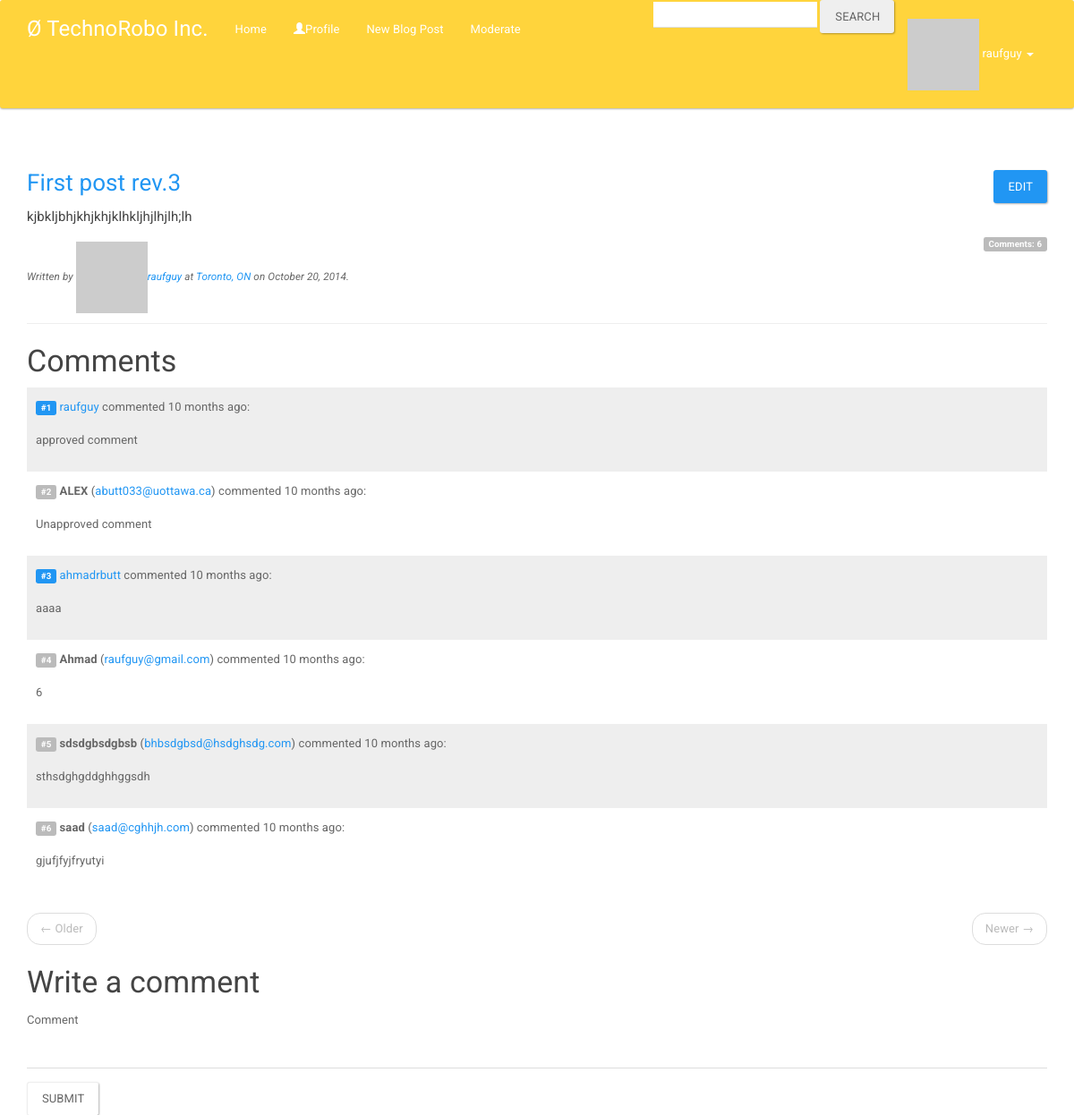
The app's page /blogpost/1 (signed in), older data.
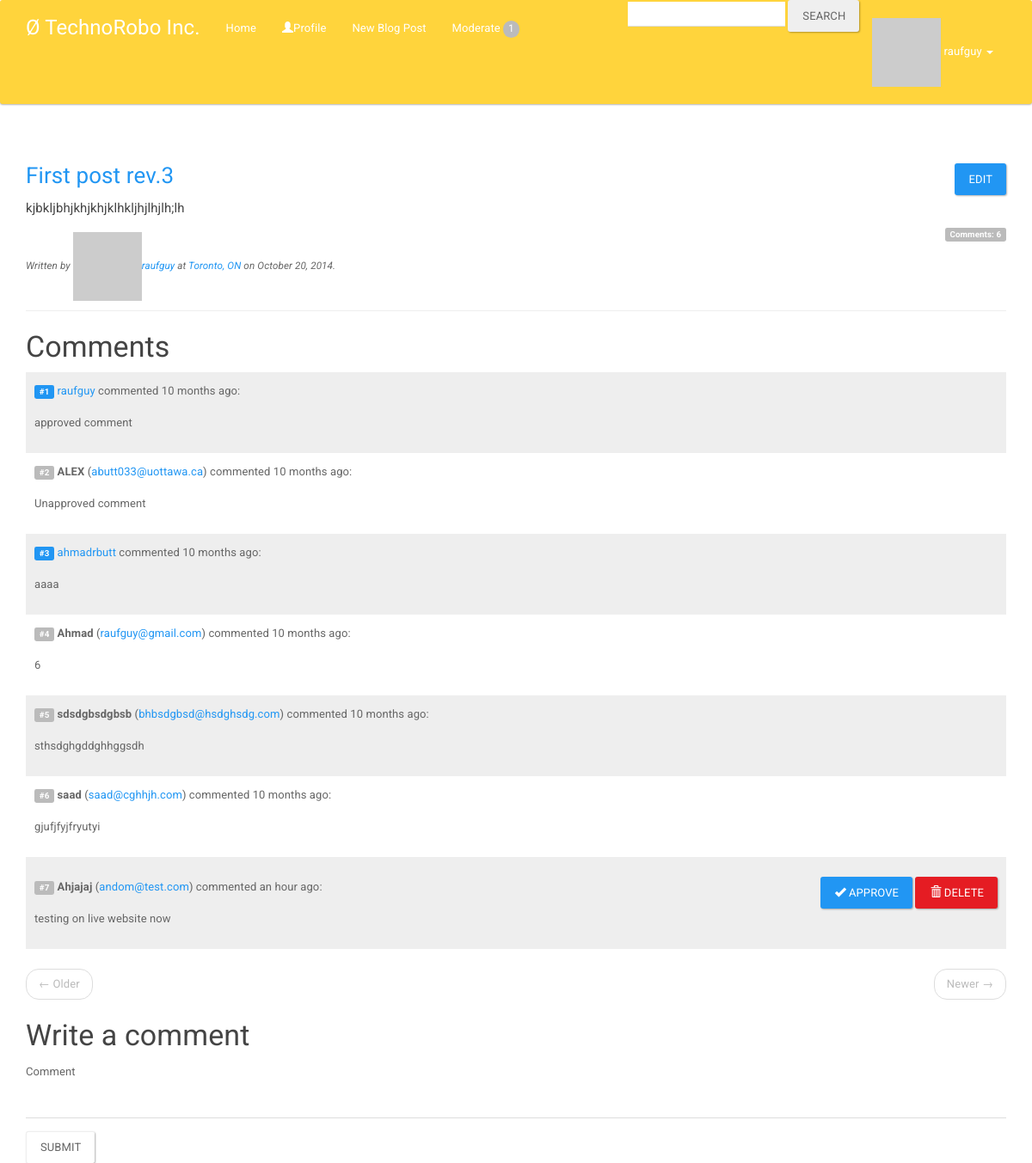
The same page, newer data.
### blogapp/models.py (models this page shows, shortened)
class Comment(db.Model):
    __tablename__ = 'comments'
    id = db.Column(db.Integer, primary_key=True)
    body = db.Column(db.Text)
    body_html = db.Column(db.Text)
    timestamp = db.Column(db.DateTime, index=True, default=datetime.utcnow)
    author_id = db.Column(db.Integer, db.ForeignKey('users.id'))
    author_name = db.Column(db.String(64))
    author_email = db.Column(db.String(64))
    notify = db.Column(db.Boolean, default=True)
    approved = db.Column(db.Boolean, default=False)
    blogpost_id = db.Column(db.Integer, db.ForeignKey('blogposts.id'))

class User(UserMixin, db.Model):
    __tablename__ = 'users'
    id = db.Column(db.Integer, primary_key=True)
    email = db.Column(db.String(64),
                      nullable=False, unique=True, index=True)
    username = db.Column(db.String(64),
                         nullable=False, unique=True, index=True)
    is_admin = db.Column(db.Boolean)
    password_hash = db.Column(db.String(128))
    name = db.Column(db.String(64))
    location = db.Column(db.String(64))
    bio = db.Column(db.Text())
    member_since = db.Column(db.DateTime(), default=datetime.utcnow)
    last_seen = db.Column(db.DateTime)
    avatar_hash = db.Column(db.String(32))
    blogpost = db.relationship('BlogPost', lazy='dynamic', backref='author')
    comments = db.relationship('Comment', lazy='dynamic', backref='author')
    followed = db.relationship('User',
                               secondary=followers,
                               primaryjoin=(followers.c.follower_id == id),
                               secondaryjoin=(followers.c.followed_id == id),
                               backref=db.backref('followers', lazy='dynamic'),
                               lazy='dynamic')
    '''
    comment for ^^^^^^^^^^^^^^^^^^^^^^^^^^^^^^^^^^^^^^^^^^^^^^^^^^^^^^^^^
    'User' is the right side entity that is in this relationship (the left side entity is the parent class). Since we are defining a self-referential relationship we use the same class on both sides.
    secondary indicates the association table that is used for this relationship.
    primaryjoin indicates the condition that links the left side entity (the follower user) with the association table. Note that because the followers table is not a model there is a slightly odd syntax required to get to the field name.
    secondaryjoin indicates the condition that links the right side entity (the followed user) with the association table.
    backref defines how this relationship will be accessed from the right side entity. We said that for a given user the query named followed returns all the right side users that have the target user on the left side. The back reference will be called followers and will return all the left side users that are linked to the target user in the right side. The additional lazy argument indicates the execution mode for this query. A mode of dynamic sets up the query to not run until specifically requested. This is useful for performance reasons, and also because we will be able to take this query and modify it before it executes. More about this later.
    lazy is similar to the parameter of the same name in the backref, but this one applies to the regular query instead of the back reference.
    '''
    @property
    def password(self):
        raise AttributeError('password is not a readable attribute')
    def gravatar(self, size=100, default='identicon', rating='g'):
        if request.is_secure:
            url = 'https://secure.gravatar.com/avatar'
        else:
            url = 'http://www.gravatar.com/avatar'
        hash = self.avatar_hash or \
               hashlib.md5(self.email.encode('utf-8')).hexdigest()
        return '{url}/{hash}?s={size}&d={default}&r={rating}'.format(
            url=url, hash=hash, size=size, default=default, rating=rating)
    def for_moderation(self, admin=False):
        if admin and self.is_admin:
            return Comment.for_moderation()
        return Comment.query.join(BlogPost, Comment.blogpost_id == BlogPost.id).\
            filter(BlogPost.author == self).filter(Comment.approved == False)
    def get_api_token(self, expires_in=3600):
        s = Serializer(current_app.config['SECRET_KEY'], expires_in=expires_in)
        return s.dumps({'id': self.id}).decode('utf-8')

### blogapp/blog/routes.py (the view, shortened to what this page needs)
@blog.route('/blogpost/<int:id>', methods=['GET', 'POST'])
def getblogpost(id):
    blogpost = BlogPost.query.get_or_404(id)
    comment = None
    if current_user.is_authenticated():
        form = PresenterCommentForm()
        if form.validate_on_submit():
            comment = Comment(body=form.body.data,
                              blogpost=blogpost,
                              author=current_user,
                              notify=False, approved=True)
    if blogpost.author == current_user or \
            (current_user.is_authenticated() and current_user.is_admin):
        comments_query = blogpost.comments
    else:
        comments_query = blogpost.approved_comments()
    page = request.args.get('page', 1, type=int)
    pagination = comments_query.order_by(Comment.timestamp.asc()).paginate(
        page, per_page=current_app.config['COMMENTS_PER_PAGE'],
        error_out=False)
    comments = pagination.items
    headers = {}
    if current_user.is_authenticated():
        headers['X-XSS-Protection'] = '0'
    return render_template('blog/blogpost.html', ablogpost=blogpost, form=form,
                           comments=comments, pagination=pagination),\
           200, headers

### blogapp/blog/forms.py
class SearchForm(Form):
    search = StringField('search', validators=[Required()])

class PresenterCommentForm(Form):
    body = PageDownField('Comment', validators=[Required()])
    submit = SubmitField('Submit')

### blogapp/blog/routes.py (called while the page is built)
@blog.before_request
def before_request():
    g.user = current_user
    g.search_form = SearchForm()
    if g.user.is_authenticated():
        g.user.last_seen = datetime.utcnow()
        db.session.add(g.user)
        db.session.commit()

@blog.after_request
def after_request(response):
    for query in get_debug_queries():
        if query.duration >= current_app.config['DATABASE_QUERY_TIMEOUT']:
            current_app._get_current_object().logger.warning("SLOW QUERY: %s\nParameters: %s\nDuration: %fs\nContext: %s\n" % (query.statement, query.parameters, query.duration, query.context))
    return response

### blogapp/models.py (called while the page is built)
@login_manager.user_loader
def load_user(user_id):
    return User.query.get(int(user_id))

    def approved_comments(self, count=False):
        if count is not False:
            return self.comments.filter_by(approved=True).count()
        return self.comments.filter_by(approved=True)

### blogapp/templates/blog/blogpost.html (shortened to what this page needs)
{% extends "base.html" %}
{% import "bootstrap/wtf.html" as wtf %}
{% block page_content %}
<div class="page-header">
{% include "blog/_blogpost_header.html" %}
</div>
{% if comments %}
<h3 id="comments">Comments</h3>
{% include "blog/_comments.html" %}
    <ul class="pager">
    {% if pagination.has_prev %}
    <li class="previous"><a href="{{ url_for('blog.getblogpost', id=ablogpost.id, page=pagination.prev_num) }}#comments">&larr; Older</a></li>
    {% else %}
    <li class="previous disabled"><a href="#">&larr; Older</a></li>
    {% endif %}
    {% if pagination.has_next %}
    <li class="next"><a href="{{ url_for('blog.getblogpost', id=ablogpost.id, page=pagination.next_num) }}#comments">Newer &rarr;</a></li>
    {% else %}
    <li class="next disabled"><a href="#">Newer &rarr;</a></li>
    {% endif %}
</ul>
{% endif %}
<h3 id="comment-form">Write a comment</h3>
{{ wtf.quick_form(form, action='#comment-form') }}
{% endblock %}

### blogapp/templates/base.html (shortened to what this page needs)
{% extends "bootstrap/base.html" %}
{% block head %}
{{ super() }}
<link rel="stylesheet" type="text/css" href="{{ url_for('static', filename='styles.css') }}">
<link rel="stylesheet" type="text/css" href="{{ url_for('static', filename='navbarstyles.css') }}">
<link rel="stylesheet" type="text/css" href="{{ url_for('static', filename='bootstrap.min.css') }}">
{% endblock %}
{% block navbar %}
<div class="navbar navbar-custom" role="navigation">
    <div class="container">
        <div class="navbar-header">
            <a class="navbar-brand" href="{{ url_for('blog.index') }}">&#216 TechnoRobo Inc.  </a>
        </div>
        <div class="collapse navbar-collapse" id="bs-example-navbar-collapse-1">
            <ul class="nav navbar-nav">
                <li><a href="{{ url_for('blog.index') }}">Home</a></li>
                {% if current_user.is_authenticated() %}
                <li><a href="{{ url_for('blog.user', username=current_user.username) }}"><span class="glyphicon glyphicon-user"></span>Profile</a></li>
                <li><a href="{{ url_for('blog.new_blogpost') }}">New Blog Post</a></li>
                {% set moderation_count = current_user.for_moderation().count() %}
                <li>
                    <a href="{{ url_for('blog.moderate') }}">Moderate
                        {% if moderation_count %}
                        <span class="badge badge-red">{{ moderation_count }}</span>
                        {% endif %}
                    </a>
                </li>
                {% endif %}
            </ul>
            <ul class="nav navbar-nav navbar-right">
                <li><form class="form-search" action="{{ url_for('blog.search') }}" method="post" name="search">{{ g.search_form.hidden_tag() }}{{ g.search_form.search(size=20) }}
  <button type="submit" class="btn">Search</button></form></li>
                {% if not current_user.is_authenticated() %}
                <li><a href="{{ url_for('auth.login') }}"><span class="glyphicon glyphicon-log-in"></span>Author Login</a></li>
                {% else %}
                 <li class="dropdown">
                    <a href="#" class="dropdown-toggle" data-toggle="dropdown"><img src="{{ current_user.gravatar(size=18) }}"> {{ current_user.username }} <b class="caret"></b></a>
                </li>
                {% endif %}
            </ul>
        </div>
    </div>
</div>
{% endblock %}
{% block content %}
<div class="container">
{% block page_content %}{% endblock %}
</div>
{% endblock %}

### blogapp/templates/blog/_comments.html
<ul class="comment-list">
{% if pagination %}
    {% set base_index = (pagination.page - 1) * pagination.per_page %}
{% else %}
    {% set base_index = 0 %}
{% endif %}
{% for comment in comments %}
    {% set index = loop.index + base_index %}
    <li class="comment">
        {% include "blog/_comment.html" %}
    </li>
{% endfor %}
</ul>

### blogapp/templates/blog/_comment.html (shortened to what this page needs)
<p>
    {% if comment.author %}
        {% if index %}
        <span class="label label-primary">#{{ index }}</span>
        {% endif %}
        <a href="{{ url_for('.user', username=comment.author.username) }}">{{ comment.author.username }}</a>
    {% else %}
        {% if ablogpost.author == current_user or current_user.is_admin %}
            {% if not comment.approved %}
            <div id="moderate-{{ comment.id }}" class="pull-right">
                <a class="btn btn-primary api-approve" data-id="{{ comment.id }}" href="#"><span class="glyphicon glyphicon-ok"></span> Approve</a>
                <a class="btn btn-danger api-delete" data-id="{{ comment.id }}" href="#"><span class="glyphicon glyphicon-trash"></span> Delete</a>
            </div>
            {% endif %}
        {% endif %}
        {% if index %}
        <span class="label label-default">#{{ index }}</span>
        {% endif %}
        <b>{{ comment.author_name }}</b>
        {% if current_user.is_authenticated() and (ablogpost.author == current_user or current_user.is_admin) %}
        (<a href="mailto:{{ comment.author_email }}">{{ comment.author_email }}</a>)
        {% endif %}
    {% endif %}
    commented {{ moment(comment.timestamp).fromNow() }}:
</p>
<div class="comment-body">
    {{ comment.body_html | safe }}
</div>

Row changes from the older to the newer data that the page shows:
added Comment: index "7", author_name "Ahjajaj", author_email "andom@test.com", timestamp "an hour ago", body_html "testing on live website now"
Text that changed along with them:
{{ moderation_count }}: (not shown) → "1"
